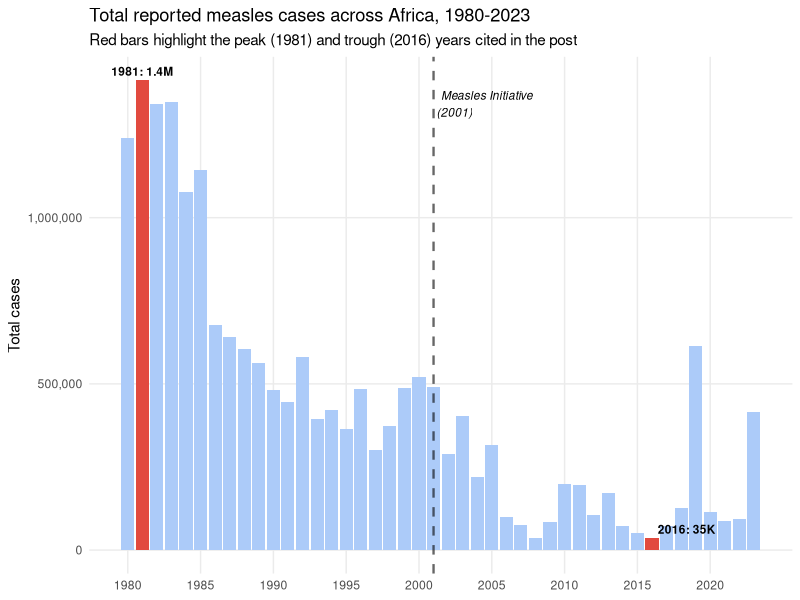

This figure's R source:
## ---- chunk 1
knitr::opts_chunk$set(warning = FALSE, message = FALSE, echo = TRUE)
library(dplyr)
library(scales)
library(ggplot2)
## ---- chunk 2
df <- read.csv("../data/africa_measles.csv")

yearly <- df %>%
  group_by(year) %>%
  summarise(total_cases = sum(cases, na.rm = TRUE), .groups = "drop")

peak <- yearly %>% slice_max(total_cases, n = 1)
low  <- yearly %>% slice_min(total_cases, n = 1)
pct_drop <- round((1 - low$total_cases / peak$total_cases) * 100, 1)
## ---- chunk 3
val_1981 <- yearly$total_cases[yearly$year == 1981]
cat("1981 total cases:", comma(val_1981), "\n")
cat("Rounded:", round(val_1981 / 1e6, 1), "million\n")
## ---- chunk 4
if (val_1981 >= 1.35e6 & val_1981 < 1.45e6) {
  cat("::: {.callout-tip}\n## PASS\n",
      comma(val_1981), "rounds to 1.4 million.\n:::\n")
} else {
  cat("::: {.callout-warning}\n## CHECK\nActual value is",
      comma(val_1981), "— does not round to 1.4 million.\n:::\n")
}
## ---- chunk 5
val_2016 <- yearly$total_cases[yearly$year == 2016]
cat("2016 total cases:", comma(val_2016), "\n")
## ---- chunk 6
if (val_2016 >= 34500 & val_2016 < 35500) {
  cat("::: {.callout-tip}\n## PASS\n",
      comma(val_2016), "rounds to 35,000.\n:::\n")
} else {
  cat("::: {.callout-warning}\n## CHECK\nActual value is",
      comma(val_2016), "— review rounding.\n:::\n")
}
## ---- chunk 7
cat("Peak:", peak$year, "—", comma(peak$total_cases), "cases\n")
cat("Low: ", low$year, "—", comma(low$total_cases), "cases\n")
cat("Reduction:", pct_drop, "%\n")
## ---- chunk 8
if (pct_drop >= 96.5 & pct_drop < 97.5) {
  cat("::: {.callout-tip}\n## PASS\n",
      pct_drop, "% rounds to 97%.\n:::\n")
} else {
  cat("::: {.callout-warning}\n## CHECK\nActual reduction is",
      pct_drop, "% — review claim.\n:::\n")
}
## ---- chunk 9
pre <- df %>%
  filter(year < 2001) %>%
  summarise(avg = mean(cases_per_million, na.rm = TRUE))

post <- df %>%
  filter(year >= 2001) %>%
  summarise(avg = mean(cases_per_million, na.rm = TRUE))

reduction <- round((1 - post$avg / pre$avg) * 100, 1)

cat("Avg cases/million pre-2001: ", round(pre$avg, 1), "\n")
cat("Avg cases/million post-2001:", round(post$avg, 1), "\n")
cat("Reduction:", reduction, "%\n")
## ---- chunk 10
if (reduction > 90) {
  cat("::: {.callout-tip}\n## PASS\n",
      reduction, "% exceeds 90%.\n:::\n")
} else {
  cat("::: {.callout-warning}\n## CHECK\nReduction is",
      reduction, "% — does not exceed 90%.\n:::\n")
}
## ---- chunk 11
named <- c("Malawi", "Zambia", "Niger", "Kenya")

country_rates <- df %>%
  filter(year < 2001, country %in% named) %>%
  group_by(country) %>%
  summarise(
    avg_rate = round(mean(cases_per_million, na.rm = TRUE), 0),
    .groups = "drop"
  ) %>%
  arrange(desc(avg_rate))

knitr::kable(
  country_rates,
  col.names = c("Country", "Avg cases per million (pre-2001)"),
  format.args = list(big.mark = ",")
)
## ---- chunk 12
all_above_1000 <- all(country_rates$avg_rate >= 1000)
if (all_above_1000) {
  cat("::: {.callout-tip}\n## PASS\nAll four countries averaged over 1,000 cases per million pre-2001.\n:::\n")
} else {
  below <- country_rates %>% filter(avg_rate < 1000)
  cat("::: {.callout-warning}\n## CHECK\n",
      paste(below$country, collapse = ", "),
      "averaged below 1,000 per million.\n:::\n")
}
## ---- chunk 13
ggplot(yearly, aes(x = year, y = total_cases)) +
  geom_col(fill = ifelse(yearly$year %in% c(1981, 2016), "#E24A3F", "#ACCBF9")) +
  geom_vline(xintercept = 2001, linewidth = 0.8, linetype = "dashed", alpha = 0.6) +
  annotate("text", x = 2001, y = max(yearly$total_cases) * 0.95,
           label = "Measles Initiative\n(2001)", hjust = -0.08,
           size = 3, fontface = "italic") +
  annotate("text", x = 1981, y = yearly$total_cases[yearly$year == 1981],
           label = "1981: 1.4M", vjust = -0.5, size = 3, fontface = "bold") +
  annotate("text", x = 2016, y = yearly$total_cases[yearly$year == 2016],
           label = "2016: 35K", vjust = -0.5, hjust = -0.1, size = 3, fontface = "bold") +
  scale_y_continuous(labels = label_comma()) +
  scale_x_continuous(breaks = seq(1980, 2020, 5)) +
  labs(
    title = "Total reported measles cases across Africa, 1980-2023",
    subtitle = "Red bars highlight the peak (1981) and trough (2016) years cited in the post",
    x = NULL, y = "Total cases"
  ) +
  theme_minimal(base_size = 11) +
  theme(panel.grid.minor = element_blank())
## ---- chunk 14
results <- data.frame(
  Claim = c(
    '"1.4 million cases in 1981"',
    '"35,000 in 2016"',
    '"A 97% drop"',
    '"Cut cases by over 90%" (chart title)',
    '"Malawi, Zambia, Niger, Kenya — thousands per million"'
  ),
  Actual = c(
    comma(val_1981),
    comma(val_2016),
    paste0(pct_drop, "%"),
    paste0(reduction, "%"),
    paste(comma(country_rates$avg_rate), collapse = ", ")
  ),
  Result = c(
    ifelse(val_1981 >= 1.35e6 & val_1981 < 1.45e6, "PASS", "CHECK"),
    ifelse(val_2016 >= 34500 & val_2016 < 35500, "PASS", "CHECK"),
    ifelse(pct_drop >= 96.5 & pct_drop < 97.5, "PASS", "CHECK"),
    ifelse(reduction > 90, "PASS", "CHECK"),
    ifelse(all_above_1000, "PASS", "CHECK")
  )
)

knitr::kable(results, align = c("l", "r", "c"))
